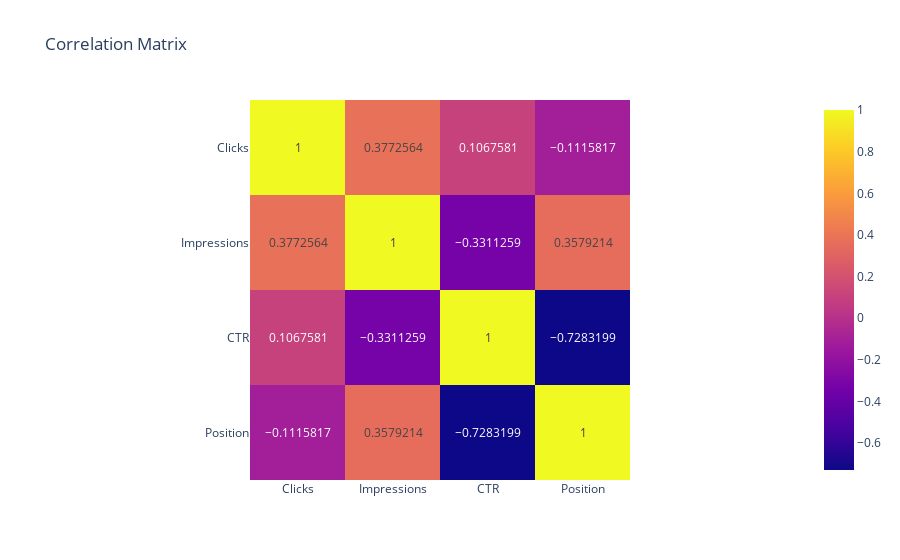

Notebook code for this chart:
### Code cell
# Correlation matrix visualization
correlation_matrix = df[['Clicks', 'Impressions', 'CTR', 'Position']].corr()
fig_corr = px.imshow(correlation_matrix, text_auto=True, title='Correlation Matrix')
fig_corr.show()

### Figure 1 — Plotly figure (JSON) as saved in the notebook; plotly's stock layout.template omitted (floating-point values rounded to 4 significant figures)
{"data": [{"coloraxis": "coloraxis", "hovertemplate": "x: %{x}<br>y: %{y}<br>color: %{z}<extra></extra>", "name": "0", "texttemplate": "%{z}", "type": "heatmap", "x": ["Clicks", "Impressions", "CTR", "Position"], "xaxis": "x", "y": ["Clicks", "Impressions", "CTR", "Position"], "yaxis": "y", "z": [[1, 0.3773, 0.1068, -0.1116], [0.3773, 1, -0.3311, 0.3579], [0.1068, -0.3311, 1, -0.7283], [-0.1116, 0.3579, -0.7283, 1]]}], "layout": {"coloraxis": {"colorscale": [[0, "#0d0887"], [0.1111, "#46039f"], [0.2222, "#7201a8"], [0.3333, "#9c179e"], [0.4444, "#bd3786"], [0.5556, "#d8576b"], [0.6667, "#ed7953"], [0.7778, "#fb9f3a"], [0.8889, "#fdca26"], [1, "#f0f921"]]}, "title": {"text": "Correlation Matrix"}, "xaxis": {"anchor": "y", "constrain": "domain", "domain": [0, 1], "scaleanchor": "y"}, "yaxis": {"anchor": "x", "autorange": "reversed", "constrain": "domain", "domain": [0, 1]}}}
